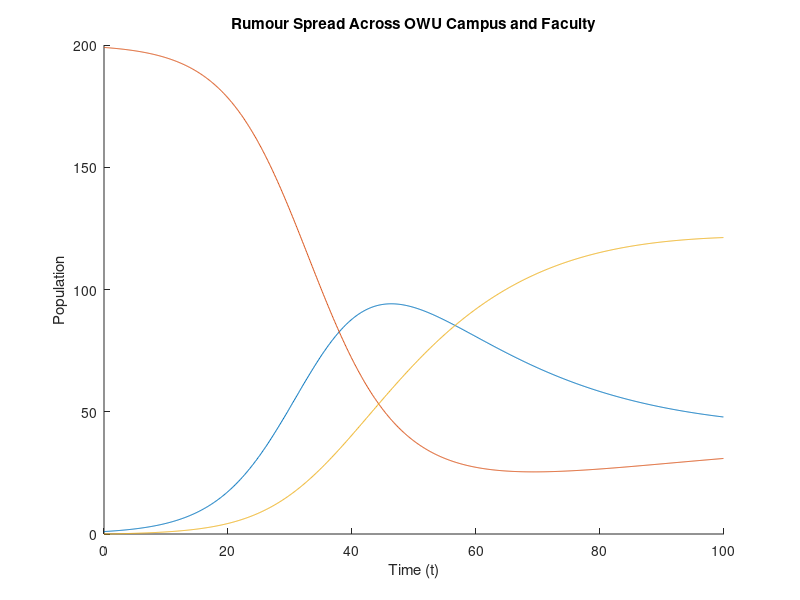

The MATLAB script that drew this image: (Note: this script raises an error after producing the figure.)
% Set up parameters
alpha = 0.001;
beta = 0.04;
gamma = 0.01;
delta = 0.01;
epsilon = 0.005;

% Set up time variables
deltaT = 0.1; % Time step
startTime = 0; % Initial time
maxTime = 100; % Maximum time(non inclusive)

% Set up arrays that will hold our values of H, I, & R.
H = ones(1, (maxTime - startTime) / deltaT);
I = ones(1, (maxTime - startTime) / deltaT);
R = ones(1, (maxTime - startTime) / deltaT);

H(1) = 1; % The original person spreading the rumour
I(1) = 199; % Initial population of people not spreading rumour
R(1) = 0;

% Iterate through each time step.  
% We must exclude the last value since we are setting the value at t + 1, 
% so iterating until length(H) would cause us to go out of bounds.
for t = 1:length(H) - 1
    % Calculate the next value of H, I, & R based on the previous values using our difference equations.
    H(t + 1) = deltaT * (epsilon * R(t) + alpha * I(t) * H(t) - (delta + beta) * H(t)) + H(t);
    I(t + 1) = deltaT * (delta * H(t) + gamma * R(t) - alpha * I(t) * H(t)) + I(t);
    R(t + 1) = deltaT * (beta * H(t) - (epsilon + gamma) * R(t)) + R(t);
end

% "Continuous" time, subtract deltaT since we do not want it to be inclusive.
% If we make this inclusive, it will cause errors in the length of our H, I, & R vectors,
% since we are counting from zero.
timeCts = startTime:deltaT:maxTime - deltaT; 

% Plot the model
hold on;
% Plot H, I, & R
plot(timeCts, H, 'DisplayName', 'H, students actively spreading the rumour');
plot(timeCts, I, 'DisplayName', 'I, students ignorant to the rumour');
plot(timeCts, R, 'DisplayName', 'R, students refusing to spread the rumour');
% Label the graph and add a legend
xlabel('Time (t)')
ylabel('Population')
title('Rumour Spread Across OWU Campus and Faculty')
subtitle('')
legend;
hold off;
